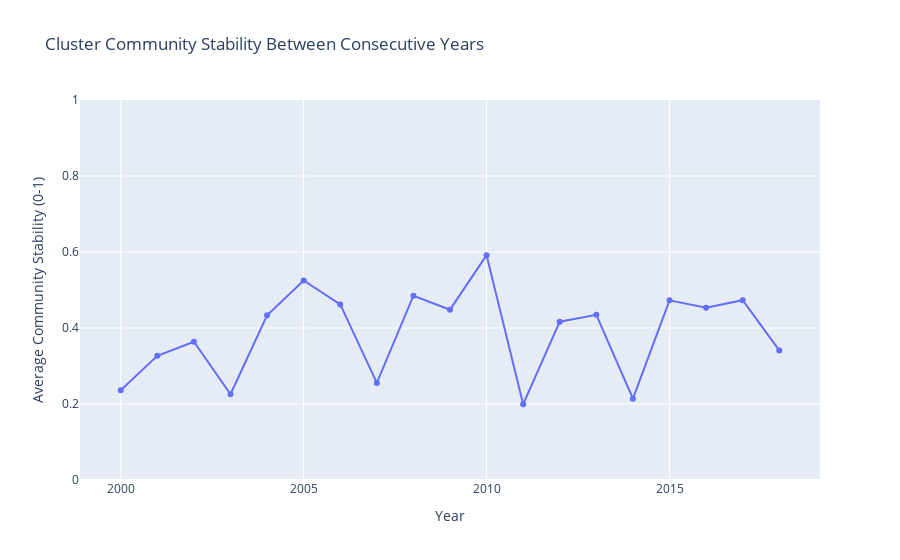
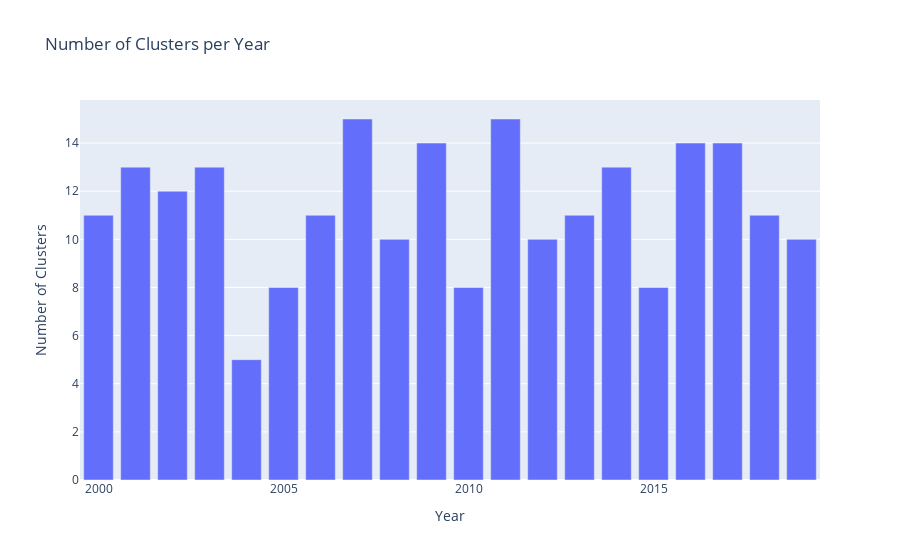

The code cell stored with these charts, in order, in its notebook:
### Code cell
def analyze_cluster_community_stability(data_pca_df):
    # Make a copy of the data and filter out the special Year=9999 for Average
    data_pca_df = data_pca_df.copy()
    data_pca_df = data_pca_df[data_pca_df['Year'] != 9999]
    
    # Make sure all years are numeric for consistent sorting
    data_pca_df['Year'] = pd.to_numeric(data_pca_df['Year'].astype(str).str[:4], errors='coerce').astype('Int64')
    
    # Now proceed with the rest of the function
    years = sorted(data_pca_df['Year'].unique())
    countries = data_pca_df['Country Name'].unique()
    
    # Dictionary to store cluster compositions for each year
    cluster_compositions = {}
    
    # Build cluster membership by year
    for year in years:
        year_data = data_pca_df[data_pca_df['Year'] == year]
        clusters = {}
        for cluster_id in year_data['Cluster'].unique():
            # Convert cluster_id to int for comparison and as dictionary key
            cluster_id_int = int(cluster_id) if isinstance(cluster_id, (int, float, str)) and cluster_id != 'nan' else cluster_id
            if cluster_id_int == -1:  # Skip outliers
                continue
            cluster_countries = set(year_data[year_data['Cluster'] == cluster_id]['Country Name'])
            if len(cluster_countries) >= 3:  # Only consider clusters with at least 3 countries
                clusters[cluster_id_int] = cluster_countries
        cluster_compositions[year] = clusters
    
    # Calculate Jaccard similarity between consecutive years' clusters
    def jaccard_similarity(set1, set2):
        if not set1 or not set2:
            return 0
        intersection = len(set1.intersection(set2))
        union = len(set1.union(set2))
        return intersection / union if union > 0 else 0
    
    # For each year pair, find the best matching clusters
    community_stability = []
    for i in range(len(years)-1):
        year1, year2 = years[i], years[i+1]
        clusters1 = cluster_compositions[year1]
        clusters2 = cluster_compositions[year2]
        
        if not clusters1 or not clusters2:
            continue
            
        # Track matched clusters to avoid double-matching
        matched_clusters2 = set()
        total_similarity = 0
        match_count = 0
        cluster_matches = []
        
        # For each cluster in year1, find best match in year2
        for c1_id, c1_countries in clusters1.items():
            best_similarity = 0
            best_match = None
            
            for c2_id, c2_countries in clusters2.items():
                if c2_id in matched_clusters2:
                    continue
                    
                similarity = jaccard_similarity(c1_countries, c2_countries)
                if similarity > best_similarity:
                    best_similarity = similarity
                    best_match = c2_id
            
            if best_match is not None and best_similarity >= 0.3:  # Threshold for considering a match
                matched_clusters2.add(best_match)
                total_similarity += best_similarity
                match_count += 1
                cluster_matches.append((c1_id, best_match, best_similarity, len(clusters1[c1_id])))
        
        # Calculate average stability between these two years
        avg_stability = total_similarity / len(clusters1) if clusters1 else 0
        community_stability.append((year1, year2, avg_stability, match_count, len(clusters1), len(clusters2)))
        
        # Print detailed matching information for significant changes
        if avg_stability < 0.5:  # Highlight years with low stability
            print(f"\nLow stability between {year1} and {year2} (avg: {avg_stability:.2f})")
            for c1_id, c2_id, sim, size in sorted(cluster_matches, key=lambda x: x[2]):
                print(f"  Cluster {c1_id} → {c2_id}: similarity {sim:.2f} (size: {size})")
    
    # Create DataFrame for visualization
    stability_df = pd.DataFrame(community_stability, columns=[
        'Year1', 'Year2', 'Community_Stability', 'Matches', 'Clusters_Year1', 'Clusters_Year2'
    ])
    
    # Plot community stability over time
    fig = px.line(stability_df, x='Year1', y='Community_Stability', markers=True,
                 title='Cluster Community Stability Between Consecutive Years')
    fig.update_layout(xaxis_title='Year', yaxis_title='Average Community Stability (0-1)',
                     yaxis=dict(range=[0, 1]))
    fig.show()
    
    # Plot cluster count over time
    cluster_counts = pd.DataFrame({
        'Year': years,
        'Cluster Count': [len(cluster_compositions[year]) for year in years]
    })
    fig = px.bar(cluster_counts, x='Year', y='Cluster Count',
                title='Number of Clusters per Year')
    fig.update_layout(xaxis_title='Year', yaxis_title='Number of Clusters')
    fig.show()
    
    # Create a consistency score for each country
    country_consistency = {country: 0 for country in countries}
    country_transitions = {country: [] for country in countries}
    
    # Track which community each country belongs to over time
    country_communities = {country: {} for country in countries}
    
    # First, identify the community for each country in each year
    for year in years:
        year_data = data_pca_df[data_pca_df['Year'] == year]
        for _, row in year_data.iterrows():
            country = row['Country Name']
            cluster = row['Cluster']
            if cluster != -1:  # Ignore outliers
                country_communities[country][year] = cluster
                if country_transitions[country] and country_transitions[country][-1][1] != cluster:
                    country_transitions[country].append((year, cluster))
                elif not country_transitions[country]:
                    country_transitions[country].append((year, cluster))
    
    # Calculate consistency: how often a country stays with the same set of neighbors
    country_consistency_scores = []
    for country in countries:
        years_present = len(country_communities[country])
        if years_present <= 1:
            continue  # Skip countries with insufficient data
            
        # Look at each consecutive year pair
        consistency_count = 0
        total_comparisons = 0
        
        for i in range(len(years)-1):
            year1, year2 = years[i], years[i+1]
            if year1 not in country_communities[country] or year2 not in country_communities[country]:
                continue  # Skip if country is not present in either year
            # Get other countries in the same cluster in both years
            cluster1 = country_communities[country][year1]
            # Get the correct year data for each comparison
            year1_data = data_pca_df[data_pca_df['Year'] == year1]
            year2_data = data_pca_df[data_pca_df['Year'] == year2]
            cluster2 = country_communities[country][year2]
            countries1 = set(year1_data[year1_data['Cluster'] == cluster1]['Country Name'])
            countries2 = set(year2_data[year2_data['Cluster'] == cluster2]['Country Name'])
            
            # Calculate consistency: what fraction of neighbors stayed together
            common_neighbors = len(countries1.intersection(countries2)) - 1  # exclude self
            all_neighbors = len(countries1.union(countries2)) - 1  # exclude self
            if all_neighbors > 0:
                consistency = common_neighbors / all_neighbors
                consistency_count += consistency
                total_comparisons += 1
        
        # Calculate average consistency score
        avg_consistency = consistency_count / total_comparisons if total_comparisons > 0 else 0
        num_transitions = len(country_transitions[country]) - 1 if country_transitions[country] else 0
        country_consistency_scores.append((country, avg_consistency, num_transitions, years_present))
    
    # Create DataFrame and display top and bottom countries by consistency
    consistency_df = pd.DataFrame(country_consistency_scores, 
                                columns=['Country', 'Consistency_Score', 'Transitions', 'Years_Present'])
    consistency_df = consistency_df.sort_values('Consistency_Score', ascending=False)
    
    print("\nCountries with the most stable cluster communities:")
    display(consistency_df.head(15))
    
    print("\nCountries with the least stable cluster communities:")
    display(consistency_df.tail(15))
    
    return stability_df, consistency_df

# Run the enhanced cluster stability analysis
community_stability, country_consistency = analyze_cluster_community_stability(data_pca_df)

### Figure 1 — Plotly figure (JSON) as saved in the notebook; plotly's stock layout.template omitted (floating-point values rounded to 4 significant figures)
{"data": [{"hovertemplate": "Year1=%{x}<br>Community_Stability=%{y}<extra></extra>", "legendgroup": "", "line": {"color": "#636efa", "dash": "solid"}, "marker": {"symbol": "circle"}, "mode": "markers+lines", "name": "", "orientation": "v", "showlegend": false, "type": "scatter", "x": [2000, 2001, 2002, 2003, 2004, 2005, 2006, 2007, 2008, 2009, 2010, 2011, 2012, 2013, 2014, 2015, 2016, 2017, 2018], "xaxis": "x", "y": [0.2359, 0.3269, 0.3637, 0.2256, 0.4333, 0.525, 0.4621, 0.2556, 0.485, 0.4482, 0.5917, 0.1994, 0.4167, 0.4347, 0.2141, 0.4729, 0.4536, 0.4732, 0.3409], "yaxis": "y"}], "layout": {"legend": {"tracegroupgap": 0}, "title": {"text": "Cluster Community Stability Between Consecutive Years"}, "xaxis": {"anchor": "y", "domain": [0, 1], "title": {"text": "Year"}}, "yaxis": {"anchor": "x", "domain": [0, 1], "range": [0, 1], "title": {"text": "Average Community Stability (0-1)"}}}}

### Figure 2 — Plotly figure (JSON) as saved in the notebook; plotly's stock layout.template omitted (floating-point values rounded to 4 significant figures)
{"data": [{"alignmentgroup": "True", "hovertemplate": "Year=%{x}<br>Cluster Count=%{y}<extra></extra>", "legendgroup": "", "marker": {"color": "#636efa", "pattern": {"shape": ""}}, "name": "", "offsetgroup": "", "orientation": "v", "showlegend": false, "textposition": "auto", "type": "bar", "x": [2000, 2001, 2002, 2003, 2004, 2005, 2006, 2007, 2008, 2009, 2010, 2011, 2012, 2013, 2014, 2015, 2016, 2017, 2018, 2019], "xaxis": "x", "y": [11, 13, 12, 13, 5, 8, 11, 15, 10, 14, 8, 15, 10, 11, 13, 8, 14, 14, 11, 10], "yaxis": "y"}], "layout": {"barmode": "relative", "legend": {"tracegroupgap": 0}, "title": {"text": "Number of Clusters per Year"}, "xaxis": {"anchor": "y", "domain": [0, 1], "title": {"text": "Year"}}, "yaxis": {"anchor": "x", "domain": [0, 1], "title": {"text": "Number of Clusters"}}}}
